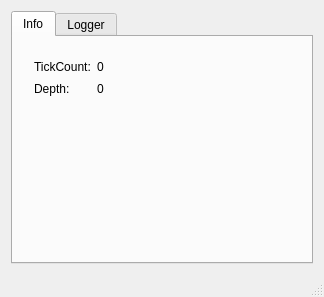
<?xml version="1.0" encoding="UTF-8"?>
<ui version="4.0">
 <class>DepthTest</class>
 <widget class="QMainWindow" name="DepthTest">
  <property name="geometry">
   <rect>
    <x>0</x>
    <y>0</y>
    <width>324</width>
    <height>297</height>
   </rect>
  </property>
  <property name="windowTitle">
   <string>DepthTest</string>
  </property>
  <widget class="QWidget" name="centralWidget">
   <layout class="QVBoxLayout" name="verticalLayout">
    <item>
     <widget class="QTabWidget" name="tabWidget">
      <property name="currentIndex">
       <number>0</number>
      </property>
      <widget class="QWidget" name="infoTab">
       <attribute name="title">
        <string>Info</string>
       </attribute>
       <widget class="QWidget" name="gridLayoutWidget">
        <property name="geometry">
         <rect>
          <x>10</x>
          <y>10</y>
          <width>121</width>
          <height>61</height>
         </rect>
        </property>
        <layout class="QGridLayout" name="gridLayout" rowstretch="0,0" columnstretch="0,0">
         <item row="0" column="0">
          <widget class="QLabel" name="label_2">
           <property name="text">
            <string>TickCount:</string>
           </property>
          </widget>
         </item>
         <item row="1" column="0">
          <widget class="QLabel" name="label_3">
           <property name="text">
            <string>Depth:</string>
           </property>
          </widget>
         </item>
         <item row="0" column="1">
          <widget class="QLabel" name="tickCountLabel">
           <property name="text">
            <string>0</string>
           </property>
          </widget>
         </item>
         <item row="1" column="1">
          <widget class="QLabel" name="depthLabel">
           <property name="text">
            <string>0</string>
           </property>
          </widget>
         </item>
        </layout>
       </widget>
      </widget>
      <widget class="QWidget" name="logTab">
       <attribute name="title">
        <string>Logger</string>
       </attribute>
       <layout class="QVBoxLayout" name="verticalLayout_2" stretch="0,0,1">
        <item>
         <widget class="QGroupBox" name="groupBox_2">
          <property name="title">
           <string>Log File</string>
          </property>
          <layout class="QHBoxLayout" name="horizontalLayout_3">
           <item>
            <widget class="QLineEdit" name="logFileEdit"/>
           </item>
           <item>
            <widget class="QPushButton" name="browseButton">
             <property name="text">
              <string>Browse</string>
             </property>
            </widget>
           </item>
          </layout>
          <zorder>browseButton</zorder>
          <zorder>logFileEdit</zorder>
         </widget>
        </item>
        <item>
         <layout class="QHBoxLayout" name="horizontalLayout">
          <item>
           <widget class="QPushButton" name="startLogButton">
            <property name="text">
             <string>Start</string>
            </property>
           </widget>
          </item>
          <item>
           <widget class="QPushButton" name="stopLogButton">
            <property name="text">
             <string>Stop</string>
            </property>
           </widget>
          </item>
         </layout>
        </item>
        <item>
         <layout class="QHBoxLayout" name="horizontalLayout_4">
          <item>
           <widget class="QGroupBox" name="groupBox">
            <property name="title">
             <string>Status</string>
            </property>
            <layout class="QVBoxLayout" name="verticalLayout_3">
             <item>
              <layout class="QGridLayout" name="gridLayout_2">
               <item row="0" column="1">
                <widget class="QLabel" name="loggerConnectedLabel">
                 <property name="text">
                  <string>No</string>
                 </property>
                </widget>
               </item>
               <item row="1" column="0">
                <widget class="QLabel" name="label_6">
                 <property name="text">
                  <string>Logging:</string>
                 </property>
                </widget>
               </item>
               <item row="1" column="1">
                <widget class="QLabel" name="loggingLabel">
                 <property name="text">
                  <string>No</string>
                 </property>
                </widget>
               </item>
               <item row="0" column="0">
                <widget class="QLabel" name="label_4">
                 <property name="text">
                  <string>Connected:</string>
                 </property>
                </widget>
               </item>
              </layout>
             </item>
            </layout>
           </widget>
          </item>
          <item>
           <layout class="QHBoxLayout" name="horizontalLayout_2"/>
          </item>
         </layout>
        </item>
       </layout>
      </widget>
     </widget>
    </item>
   </layout>
  </widget>
  <widget class="QStatusBar" name="statusBar"/>
 </widget>
 <layoutdefault spacing="6" margin="11"/>
 <resources/>
 <connections/>
</ui>
